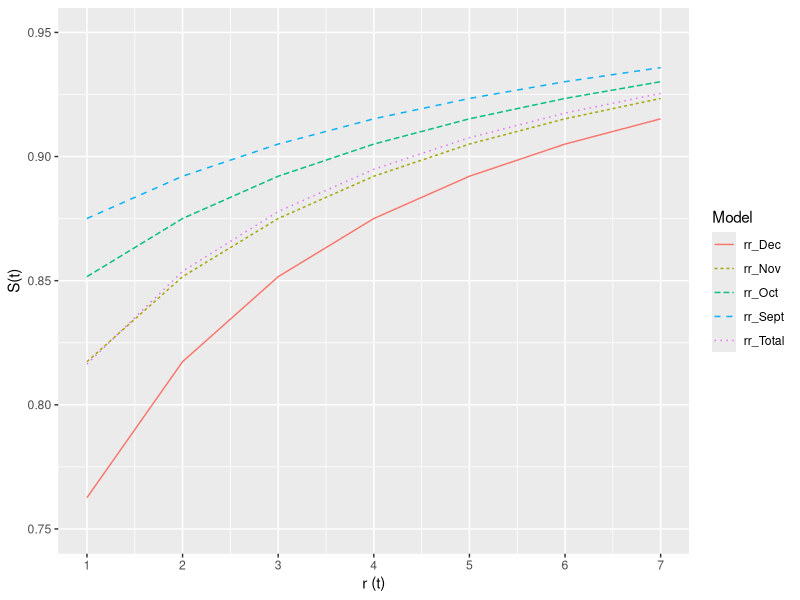

This chart was generated by the following R code:
## ---- chunk 1
suppressWarnings(suppressPackageStartupMessages(library(dplyr)))
suppressWarnings(suppressPackageStartupMessages(library(plyr)))
suppressWarnings(suppressPackageStartupMessages(library(ggplot2)))
## ---- chunk 2
N0 <- 2132 # starting customers
Tobs <- 8  # eight months
subs <- dplyr::data_frame(t=0:8,
                          month = t+1,
                          S=c(2132, 1406, 1069, 894, 
                              765, 656, 578, 525, 482)) # create dataset
subs1 <- suppressWarnings(mutate(subs, N=c(NA, -diff(S))))


N <- subs1[["N"]][-1]
S <- subs1[["S"]][Tobs+1]
## ---- chunk 3
log_P <- function(t, a, b){
  lbeta(a+1, b+t-1) - lbeta(a, b)
}
## ---- chunk 4
log_S <- function(t, a, b){
  lbeta(a, b+t) - lbeta(a, b)
} 
## ---- chunk 5
LL_BG <- function(pars, N, S) {
  a <- exp(pars[1])
  b <- exp(pars[2])
  Tobs <- length(N)
  t <- 1:Tobs
  LL_p <- sum(N * log_P(t, a, b))
  LL_s <- S * log_S(Tobs, a, b)
  LL_all <- LL_p + LL_s
  return(-LL_all) ## scalar
} 

opt_BG <- optim(c(0,0),fn=LL_BG, 
                N=N, S=S)
a <- exp(opt_BG[["par"]][1])
b <- exp(opt_BG[["par"]][2])
LL <- -opt_BG[["value"]]
c(a, b)
## ---- chunk 6
LL_BG(log(c(a,b)), N=N, S=S) 
## ---- chunk 7
exp(log_P(1, a, b))
## ---- chunk 8
exp(log_P(2, a, b))
## ---- chunk 9
exp(log_S(1, a, b+1))
## ---- chunk 10
exp(log_S(1, a, b+7))
## ---- chunk 11
482*exp(log_S(3, a, b+8))
## ---- chunk 12
 Month<- c("September", "October", "November", "December", "January", "February", "March", "April", "May", "June", "July", "August")
subs2 <- data.frame(Month = Month)
September_co <- c(1:11)
October_co <- c(1:10)
November_co <- c(1:9)
December_co <- (1:8)
subs2 <- mutate(subs2, September = c(N0, N0*exp(log_S(September_co,a,b))))
subs2 <- mutate(subs2, October = c(0, N0, N0*exp(log_S(October_co,a,b))))
subs2 <- mutate(subs2, November = c(0,0,N0,N0*exp(log_S(November_co,a,b))))
subs2 <- mutate(subs2, December = c(0,0,0,N0, N0*exp(log_S(December_co,a,b))))
subs2 <- mutate(subs2, Total = September + October + November + December)
subs2
## ---- chunk 13
r <- data.frame(t = c(1:7),
               rr_Sept = subs2$September[6:12]/subs2$September[5:11],
               rr_Oct = subs2$October[6:12]/subs2$October[5:11],
               rr_Nov = subs2$November[6:12]/subs2$November [5:11],
               rr_Dec = subs2$December[6:12]/subs2$December[5:11],
               rr_Total = subs2$Total[6:12]/subs2$Total[5:11])

r
## ---- chunk 14
suppressWarnings(library(tidyr))
regplot2 <- select(r, t, rr_Sept, rr_Oct, rr_Nov, rr_Dec, rr_Total) %>%
gather(Model, `S(t)`, rr_Sept:rr_Total) %>%
ggplot(aes(x=t, y=`S(t)`, color=Model, linetype=Model)) %>%
+ geom_line() %>%
+ scale_x_continuous("r (t)", breaks=1:7, labels=1:7, limits=c(1,7)) %>%
+ scale_y_continuous("S(t)", limits=c(0.75,0.95))
regplot2
